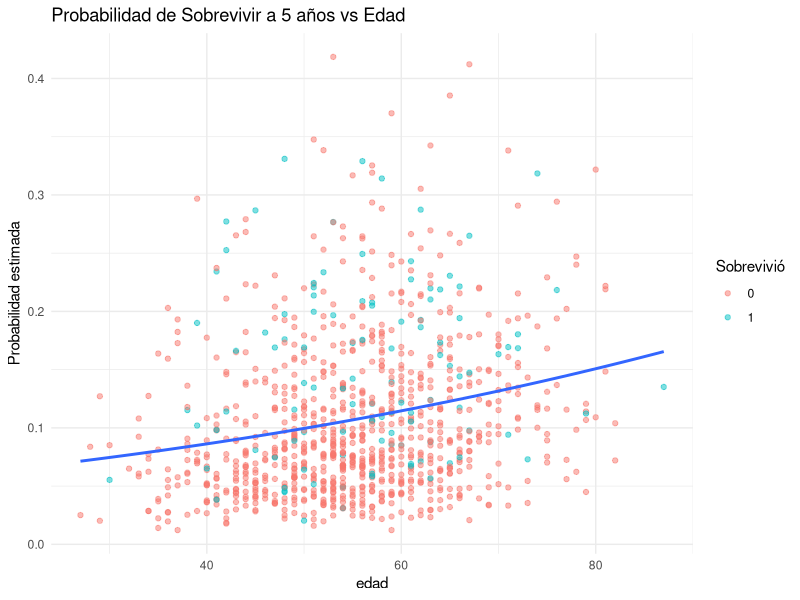
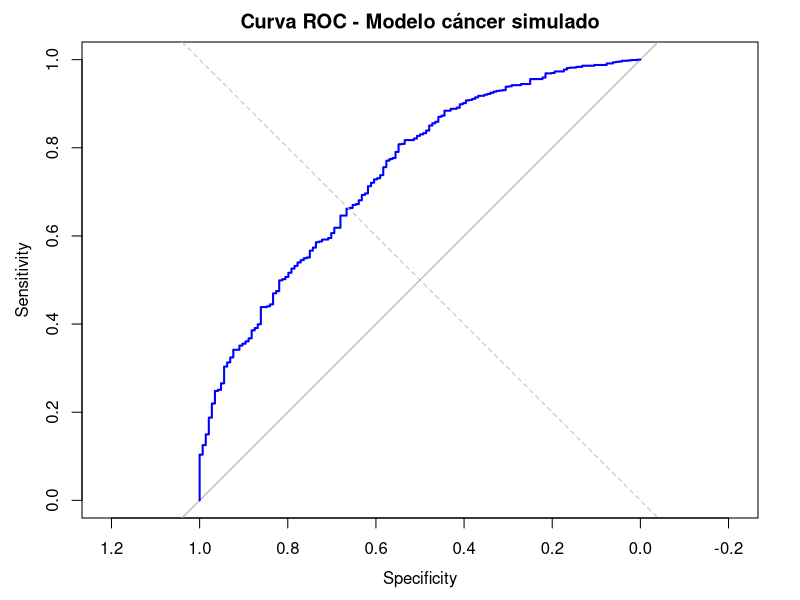
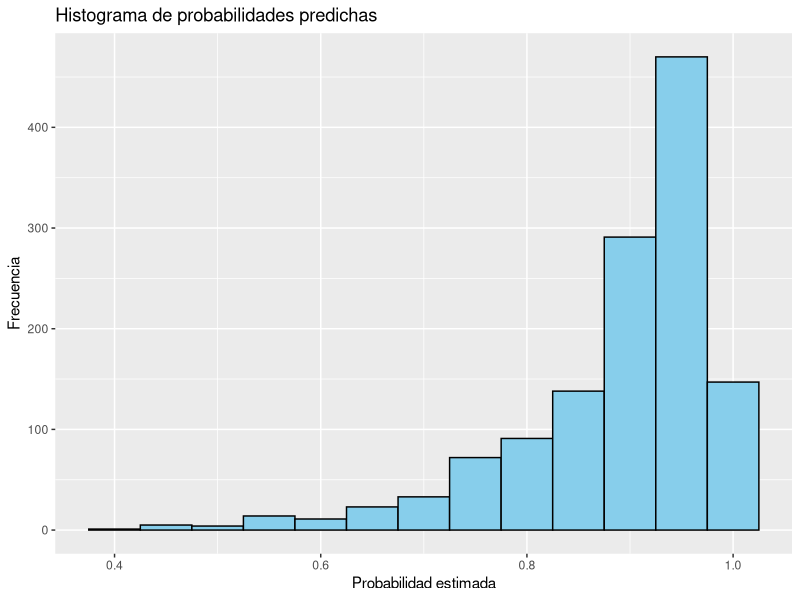
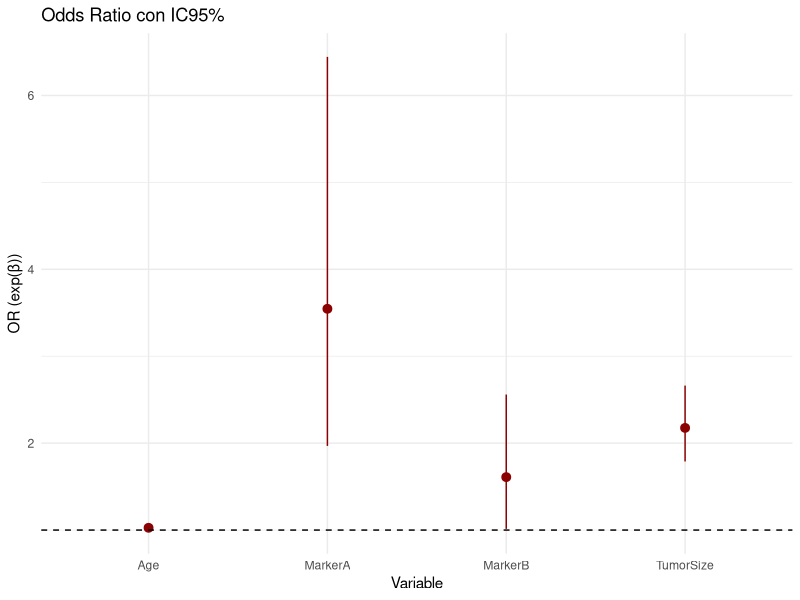
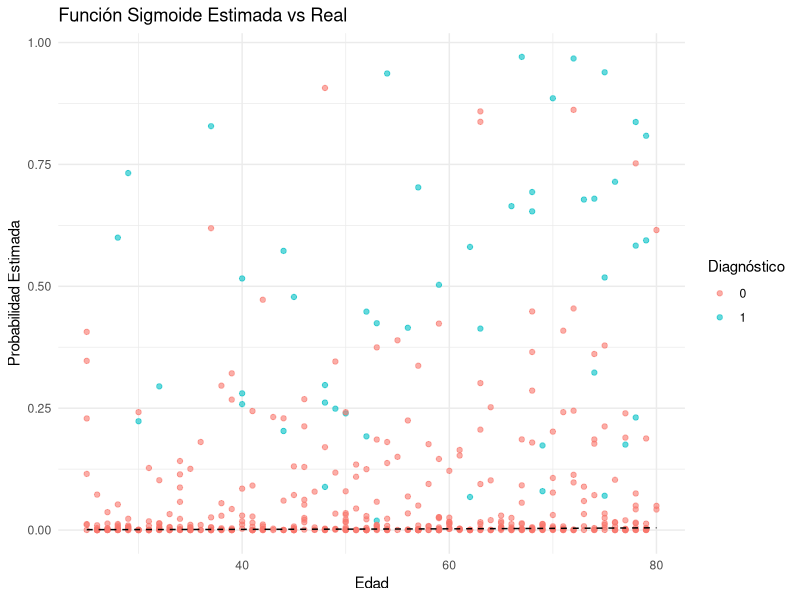
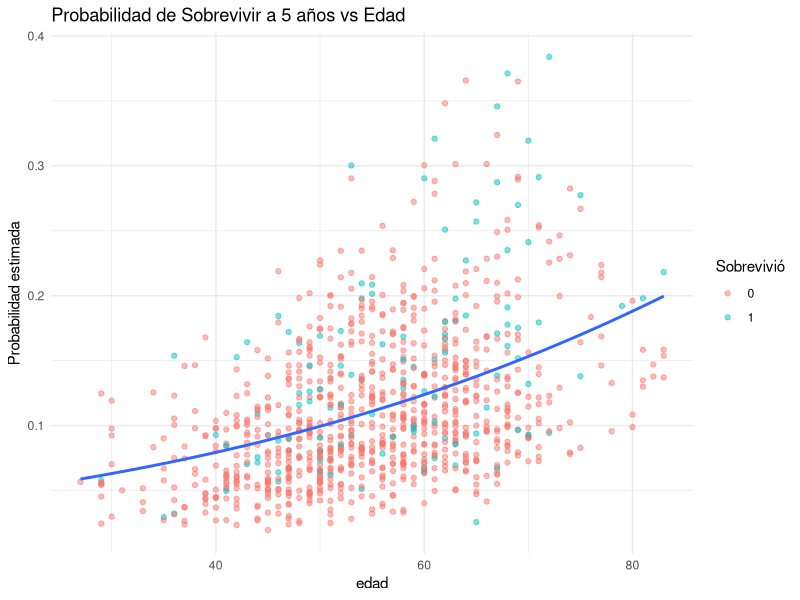

Write R code to recreate these figures, in order. (Note: this script raises an error after producing the figures.)
#---- 0. SEMILLA INICIAL Y LIBRERIAS---- 
set.seed(123)
##---- Librerias ----
library(pROC)
library(ggplot2)
library(broom)
# ---- 1. Simulación de datos de cáncer de mama ----
n_1 <- 1000
edad_cancer_1 <- round(rnorm(n_1, mean = 55, sd = 10))
tamano_tumor_1 <- round(rnorm(n_1, mean = 30, sd = 10), 1)
progesterona_1 <- round(rnorm(n_1, mean = 15, sd = 5), 1)
log_odds_cancer_1 <- -4 + 0.03 * edad_cancer_1 + 
  0.05 * tamano_tumor_1 - 0.1 * progesterona_1
prob_sobrevida_1 <- 1 / (1 + exp(-log_odds_cancer_1))
sobrevivio_1 <- rbinom(n_1, 1, prob_sobrevida_1)
datos_cancer_1 <- data.frame(
  edad = edad_cancer_1,
  tamano_tumor = tamano_tumor_1,
  progesterona = progesterona_1,
  sobrevivio = sobrevivio_1)
## ---- Ajuste del modelo logístico ----
modelo_cancer_1 <- glm(sobrevivio ~ edad + tamano_tumor + progesterona, 
                     data = datos_cancer_1, family = binomial)
summary(modelo_cancer_1)
## ---- Evaluación: odds ratio e IC 95% ----
exp(cbind(OR = coef(modelo_cancer_1), confint(modelo_cancer_1)))
## ---- Gráfico de la sigmoide para cáncer (vs. edad) ----
datos_cancer_1$prob <- predict(modelo_cancer_1, type = "response")
ggplot(datos_cancer_1, aes(x = edad, y = prob)) +
  geom_point(aes(color = factor(sobrevivio)), alpha = 0.5) +
  stat_smooth(method = "glm", method.args = list(family = "binomial"), se = FALSE) +
  labs(title = "Probabilidad de Sobrevivir a 5 años vs Edad",
       y = "Probabilidad estimada", color = "Sobrevivió") +
  theme_minimal()
#---- 2. Segundo ejemplo de simulacion ----
##---- Simulación de datos (igual que antes) ----
n_2 <- 1300
age_2 <- round(runif(n_2, 20, 80))
tumor_size_2 <- round(rnorm(n_2, 2.5, 1), 1)
marker_A_2 <- round(rnorm(n_2, 1.0, 0.3), 1)
marker_B_2 <- round(rnorm(n_2, 1.2, 0.4), 1)
log_odds_2 <- -3.126 + 0.032 * age_2 + 0.732 * tumor_size_2 +
  1.348 * marker_A_2 + 0.898 * marker_B_2
prob_2 <- 1 / (1 + exp(-log_odds_2))
cancer_type_2 <- rbinom(n_2, 1, prob_2)
df_2 <- data.frame(Age = age_2, TumorSize = tumor_size_2,
                 MarkerA = marker_A_2, MarkerB = marker_B_2,
                 CancerType = cancer_type_2)
##---- Modelo ----
modelo_2 <- glm(CancerType ~ Age + TumorSize + MarkerA + MarkerB, 
                data = df_2, family = binomial)
##---- Gráfico 1: Curva ROC ---- 
prob_pred_2 <- predict(modelo_2, type = "response")
roc_obj_2 <- roc(df_2$CancerType, prob_pred_2)
plot(roc_obj_2, col = "blue", lwd = 2, 
     main = "Curva ROC - Modelo cáncer simulado")
abline(a = 0, b = 1, col = "gray", lty = 2)
##---- Gráfico 2: Histograma de probabilidades predichas ----
ggplot(data.frame(prob = prob_pred_2), aes(x = prob)) +
  geom_histogram(binwidth = 0.05, fill = "skyblue", color = "black") +
  labs(title = "Histograma de probabilidades predichas", x = "Probabilidad estimada", y = "Frecuencia")
##---- Gráfico 3: Efectos de los coeficientes con IC95% ----
coef_data_2 <- tidy(modelo_2, conf.int = TRUE, 
                    conf.level = 0.95, exponentiate = TRUE)
coef_data_2 <- coef_data_2[coef_data_2$term != "(Intercept)", ]
ggplot(coef_data_2, aes(x = term, y = estimate, 
                        ymin = conf.low, ymax = conf.high)) +
  geom_pointrange(color = "darkred") +
  geom_hline(yintercept = 1, linetype = "dashed") +
  labs(title = "Odds Ratio con IC95%", x = "Variable", y = "OR (exp(β))") +
  theme_minimal()
#---- 3. NUEVO EJERCICIO DE SIMULACION ----
##---- INICIALIZACION DE VARIABLES ----
n_3 <- 500
edad_3 <- round(runif(n_3, 25, 80))
tamano_tumor_3 <- round(runif(n_3, 5, 50))
progesterona_3 <- round(runif(n_3, 1, 100))
HER2_3 <- rbinom(n_3, 1, 0.25)
RE_3 <- rbinom(n_3, 1, 0.6)
RP_3 <- rbinom(n_3, 1, 0.55)
densidad_mamaria_3 <- sample(1:4, n_3, replace = TRUE)
##---- Coeficientes simulados----
log_odds_3 <- -4 + 0.03 * edad_3 + 0.05 * tamano_tumor_3 -
  0.1 * progesterona_3 +
  0.8 * HER2_3 + 0.6 * RE_3 + 0.5 * RP_3 +
  0.3 * densidad_mamaria_3
##---- Probabilidad y diagnóstico ----
prob_3 <- 1 / (1 + exp(-log_odds_3))
diagnostico_3 <- rbinom(n_3, 1, prob_3)
##---- Base de datos ----
datos_3 <- data.frame(edad_3, tamano_tumor_3, progesterona_3,
                    HER2_3, RE_3, RP_3, densidad_mamaria_3, 
                    diagnostico_3)
##----Modelo de regresión logística (MLE) ----
modelo_3 <- glm(diagnostico_3 ~ ., data = datos_3, family = binomial)
summary(modelo_3)
##---- Comparar coeficientes verdaderos vs estimados----
coef_verdaderos_3 <- c(-4, 0.03, 0.05, -0.1, 0.8, 0.6, 0.5, 0.3)
names(coef_verdaderos_3) <- names(coef(modelo_3))
comparacion_3 <- data.frame(
  Coef_Verdadero_3 = coef_verdaderos_3,
  Coef_Estimado_3 = coef(modelo_3)
)
print(comparacion_3)
##---- Visualizar con función sigmoide ----
datos_3$probabilidad_estimada <- predict(modelo_3, type = "response")
ggplot(datos_3, aes(x = edad_3, y = probabilidad_estimada, 
                  color = factor(diagnostico_3))) +
  geom_point(alpha = 0.6) +
  stat_function(fun = function(x) 1 / (1 + exp(-(-4 + 0.03 * x + 0.05 * 25 - 0.1 * 50))),
                color = "black", linetype = "dashed") +
  labs(title = "Función Sigmoide Estimada vs Real",
       x = "Edad", y = "Probabilidad Estimada",
       color = "Diagnóstico") +
  theme_minimal()
write.csv(datos_3, "datos_cancer_simulados3.csv", row.names = FALSE)
View(datos_3)
head(datos_3)
#---- 4. Simulación y Análisis de Regresión Logística ----
##---- Simulación de datos de cáncer de mama ----
n_4 <- 1000
edad_cancer_4 <- round(rnorm(n_4, mean = 55, sd = 10))
tamano_tumor_4 <- round(rnorm(n_4, mean = 30, sd = 10), 1)
progesterona_4 <- round(rnorm(n_4, mean = 15, sd = 5), 1)
log_odds_cancer_4 <- -4 + 0.03 * edad_cancer_4 +
  0.05 * tamano_tumor_4 - 0.1 * progesterona_4
prob_sobrevida_4 <- 1 / (1 + exp(-log_odds_cancer_4))
sobrevivio_4 <- rbinom(n_4, 1, prob_sobrevida_4)
datos_cancer_4 <- data.frame(
  edad = edad_cancer_4,
  tamano_tumor = tamano_tumor_4,
  progesterona = progesterona_4,
  sobrevivio = sobrevivio_4)
##---- Ajuste del modelo logístico ----
modelo_cancer_4 <- glm(sobrevivio ~ edad + tamano_tumor +
                         progesterona, 
                     data = datos_cancer_4, family = binomial)
summary(modelo_cancer_4)
## ---- Evaluación: odds ratio e IC 95% ----
exp(cbind(OR = coef(modelo_cancer_4), confint(modelo_cancer_4)))
## ---- Gráfico de la sigmoide para cáncer (vs. edad) ----
datos_cancer_4$prob <- predict(modelo_cancer_4, type = "response")
ggplot(datos_cancer_4, aes(x = edad, y = prob)) +
  geom_point(aes(color = factor(sobrevivio)), alpha = 0.5) +
  stat_smooth(method = "glm", method.args = list(family = "binomial"), se = FALSE) +
  labs(title = "Probabilidad de Sobrevivir a 5 años vs Edad",
       y = "Probabilidad estimada", color = "Sobrevivió") +
  theme_minimal()
#---- 5. Simulación de datos: Cáncer ----
n_5 <- 200
edad_cancer_5 <- rnorm(n_5, mean = 55, sd = 10)
gen_cancer_5 <- rbinom(n_5, 1, prob = 0.4)
x_cancer_5 <- cbind(1, edad_cancer_5, gen_cancer_5)
beta_cancer_5 <- c(-5, 0.08, 1.2)
logit_cancer_5 <- x_cancer_5 %*% beta_cancer_5
p_cancer_5 <- 1 / (1 + exp(-logit_cancer_5))
y_cancer_5 <- rbinom(n_5, 1, p_cancer_5)
#---- 6. DATOS DE ENFERMEDADES DEL CORAZON ----
n_6 <- 500
edad_6 <- round(runif(n_6, 35, 80))                      # Edad entre 35 y 80
psistolica_6 <- round(rnorm(n_6, 130, 20))               # Presión sistólica
colesterol_6 <- round(rnorm(n_6, 200, 40))               # Colesterol total
diabetes_6 <- rbinom(n_6, 1, 0.2)                        # Presencia de diabetes (20%)
obesidad_6 <- rbinom(n_6, 1, 0.3)                        # Obesidad (30%)
tabaco_6 <- rbinom(n_6, 1, 0.25)                         # Fumador (25%)
##---- 2.2 INICIALIZACION DE PARAMETROS DEL MODELO ----
beta_0 <- -6;      beta_edad <- 0.04; beta_psis <- 0.02; 
beta_col <- 0.01;  beta_diab <- 0.7;  beta_obes <- 0.5; beta_taba <- 0.6;
###---- 2.2.1 MODELO LOGIT----
log_odds_6 <- beta_0 + beta_edad * edad_6 + beta_psis * psistolica_6 + 
  beta_col * colesterol_6 + beta_diab * diabetes_6 + 
  beta_obes * obesidad_6 + beta_taba * tabaco_6
prob_chd_6 <- 1 / (1 + exp(-log_odds_6))
CHD_6 <- rbinom(n_6, 1, prob_chd_6)
###---- 2.2.2 CREACION DATA FRAME ----
datos_chd_6 <- data.frame(
  edad_6, psistolica_6, colesterol_6, diabetes_6, 
  obesidad_6, tabaco_6, CHD_6)
View(datos_chd_6)
head(datos_chd)
###---- 2.2.3 CREACION DE ARCHIVO .csv ---- 
write.csv(datos_chd, "datos_simulados_CHD.csv", row.names = FALSE)



# Simulación de datos para enfermedad cardíaca (CHD)
set.seed(123)
n <- 200
AGE <- rnorm(n, mean = 55, sd = 10)
CHOL <- rnorm(n, mean = 220, sd = 30)
SMOKING <- rbinom(n, 1, prob = 0.4)

# Simulación del resultado binario CHD
lin_pred <- -6 + 0.05 * AGE + 0.03 * CHOL + 1.5 * SMOKING
prob_CHD <- 1 / (1 + exp(-lin_pred))
CHD <- rbinom(n, 1, prob_CHD)

data_chd <- data.frame(AGE, CHOL, SMOKING, CHD)

# Ajuste del modelo logístico
modelo_chd <- glm(CHD ~ AGE + CHOL + SMOKING, data = data_chd, family = binomial)

# Predicción del valor lineal y la probabilidad
xbeta <- predict(modelo_chd, type = "link")
probabilidades <- predict(modelo_chd, type = "response")

# Gráfica de la sigmoide con clasificación de puntos
x_vals <- seq(min(xbeta) - 1, max(xbeta) + 1, length.out = 500)
y_vals <- 1 / (1 + exp(-x_vals))

# Plot
plot(x_vals, y_vals, type = "l", lwd = 2, col = "blue",
     xlab = expression(X*beta), ylab = "Probabilidad", main = "Curva sigmoide con clasificación")
abline(h = 0.5, lty = 2, col = "red")
abline(v = 0, lty = 2, col = "gray")

# Puntos observados
points(xbeta[data_chd$CHD == 0], data_chd$CHD[data_chd$CHD == 0], col = "darkred", pch = 4)
points(xbeta[data_chd$CHD == 1], data_chd$CHD[data_chd$CHD == 1], col = "darkgreen", pch = 16)

# Leyenda
legend("bottomright", legend = c("Sigmoide", "CHD = 0", "CHD = 1"),
       col = c("blue", "darkred", "darkgreen"), pch = c(NA, 4, 16), lty = c(1, NA, NA), lwd = c(2, NA, NA))


# --------------------------------------------------
# Métricas de evaluación del modelo
# --------------------------------------------------

# Convertir probabilidades a clases usando un umbral de 0.5
pred_clase <- ifelse(probabilidades >= 0.5, 1, 0)

# Matriz de confusión
conf_matrix <- table(Predicho = pred_clase, Real = datos$CHD)
print("Matriz de confusión:")
print(conf_matrix)

# Cálculo de sensibilidad, especificidad, precisión y exactitud
TP <- conf_matrix[2, 2]
TN <- conf_matrix[1, 1]
FP <- conf_matrix[2, 1]
FN <- conf_matrix[1, 2]

sensibilidad <- TP / (TP + FN)
especificidad <- TN / (TN + FP)
precision <- TP / (TP + FP)
exactitud <- (TP + TN) / sum(conf_matrix)

cat("\nSensibilidad:", sensibilidad, 
    "\nEspecificidad:", especificidad, 
    "\nPrecisión:", precision,
    "\nExactitud:", exactitud, "\n")



# ========================================
# Simulación de datos para regresión logística
# Incluye datos de cáncer y enfermedad cardíaca
# Cálculo del MLE y gráfica de la sigmoide
# ========================================

# Librerías necesarias
library(ggplot2)
library(dplyr)

# ---------------------------
# Simulación de datos - Cáncer
# ---------------------------
set.seed(123)
n <- 100
edad_cancer <- runif(n, 30, 80)
b0_cancer <- -6
b1_cancer <- 0.1
log_odds_cancer <- b0_cancer + b1_cancer * edad_cancer
prob_cancer <- 1 / (1 + exp(-log_odds_cancer))
diagnostico_cancer <- rbinom(n, 1, prob_cancer)

datos_cancer <- data.frame(
  Edad = edad_cancer,
  Diagnostico = diagnostico_cancer
)

# ---------------------------
# Simulación de datos - Enfermedad Coronaria
# ---------------------------
edad_chd <- runif(n, 30, 80)
b0_chd <- -8
b1_chd <- 0.12
log_odds_chd <- b0_chd + b1_chd * edad_chd
prob_chd <- 1 / (1 + exp(-log_odds_chd))
diagnostico_chd <- rbinom(n, 1, prob_chd)

datos_chd <- data.frame(
  Edad = edad_chd,
  Diagnostico = diagnostico_chd
)

# ---------------------------
# Ajuste del modelo y estimación MLE
# ---------------------------
modelo_cancer <- glm(Diagnostico ~ Edad, family = binomial, data = datos_cancer)
modelo_chd <- glm(Diagnostico ~ Edad, family = binomial, data = datos_chd)

summary(modelo_cancer)
summary(modelo_chd)

# ---------------------------
# Gráfica de la curva sigmoide para CHD
# ---------------------------
edad_seq <- seq(30, 80, length.out = 300)
b0 <- coef(modelo_chd)[1]
b1 <- coef(modelo_chd)[2]
prob_pred <- 1 / (1 + exp(-(b0 + b1 * edad_seq)))

datos_sigmoide <- data.frame(Edad = edad_seq, Probabilidad = prob_pred)

ggplot() +
  geom_point(data = datos_chd, aes(x = Edad, y = Diagnostico), alpha = 0.5) +
  geom_line(data = datos_sigmoide, aes(x = Edad, y = Probabilidad), color = "blue", size = 1.2) +
  labs(title = "Curva Sigmoide - Probabilidad de Enfermedad Coronaria",
       x = "Edad",
       y = "Probabilidad estimada") +
  theme_minimal()

# Simulación y ajuste de modelo logístico para cáncer de mama

# 1. Simular datos
set.seed(123)
n <- 500
edad <- rnorm(n, mean = 55, sd = 10)
tamano_tumor <- rnorm(n, mean = 2.5, sd = 1)
progesterona <- rnorm(n, mean = 15, sd = 5)
HER2 <- rbinom(n, 1, 0.3)
RE <- rbinom(n, 1, 0.6)
RP <- rbinom(n, 1, 0.5)
densidad_mamaria <- rnorm(n, mean = 0.6, sd = 0.2)

# Log-odds simulados con coeficientes reales
log_odds <- -4 + 0.03 * edad + 0.05 * tamano_tumor - 0.1 * progesterona +
  0.8 * HER2 + 0.6 * RE + 0.5 * RP + 0.3 * densidad_mamaria
probabilidad <- 1 / (1 + exp(-log_odds))
cancer <- rbinom(n, 1, probabilidad)

# Construir el data frame
datos <- data.frame(
  edad, tamano_tumor, progesterona, HER2, RE, RP,
  densidad_mamaria, cancer = factor(cancer)
)

# 2. Ajustar modelo logístico con glm()
modelo <- glm(cancer ~ edad + tamano_tumor + progesterona + HER2 + RE + RP + densidad_mamaria,
              data = datos, family = binomial())

# 3. Comparación de coeficientes
coef_verdaderos <- c("(Intercept)" = -4, "edad" = 0.03, "tamano_tumor" = 0.05,
                     "progesterona" = -0.1, "HER2" = 0.8, "RE" = 0.6,
                     "RP" = 0.5, "densidad_mamaria" = 0.3)

coef_estimados <- coef(modelo)
comparacion <- data.frame(
  Coeficiente = names(coef_verdaderos),
  Verdadero = coef_verdaderos,
  Estimado = round(coef_estimados[names(coef_verdaderos)], 4),
  Diferencia = round(coef_estimados[names(coef_verdaderos)] - coef_verdaderos, 4)
)

print(comparacion)

# 4. Visualizar sigmoide
library(ggplot2)

datos$prob_predicha <- predict(modelo, type = "response")

ggplot(datos, aes(x = edad, y = prob_predicha, color = cancer)) +
  geom_point(alpha = 0.6) +
  stat_smooth(method = "glm", method.args = list(family = "binomial"),
              se = FALSE, color = "black") +
  labs(title = "Probabilidad predicha vs edad",
       y = "Probabilidad predicha", x = "Edad")


# Simulación y ajuste de modelo logístico para cáncer de mama

# 1. Simular datos
set.seed(123)
n <- 500
edad <- rnorm(n, mean = 55, sd = 10)
tamano_tumor <- rnorm(n, mean = 2.5, sd = 1)
progesterona <- rnorm(n, mean = 15, sd = 5)
HER2 <- rbinom(n, 1, 0.3)
RE <- rbinom(n, 1, 0.6)
RP <- rbinom(n, 1, 0.5)
densidad_mamaria <- rnorm(n, mean = 0.6, sd = 0.2)

# Log-odds simulados con coeficientes reales
log_odds <- -4 + 0.03 * edad + 0.05 * tamano_tumor - 0.1 * progesterona +
  0.8 * HER2 + 0.6 * RE + 0.5 * RP + 0.3 * densidad_mamaria
probabilidad <- 1 / (1 + exp(-log_odds))
cancer <- rbinom(n, 1, probabilidad)

# Construir el data frame
datos <- data.frame(
  edad, tamano_tumor, progesterona, HER2, RE, RP,
  densidad_mamaria, cancer = factor(cancer)
)

# 2. Ajustar modelo logístico con glm()
modelo <- glm(cancer ~ edad + tamano_tumor + progesterona + HER2 + RE + RP + densidad_mamaria,
              data = datos, family = binomial())

# 3. Comparación de coeficientes
coef_verdaderos <- c("(Intercept)" = -4, "edad" = 0.03, "tamano_tumor" = 0.05,
                     "progesterona" = -0.1, "HER2" = 0.8, "RE" = 0.6,
                     "RP" = 0.5, "densidad_mamaria" = 0.3)

coef_estimados <- coef(modelo)
comparacion <- data.frame(
  Coeficiente = names(coef_verdaderos),
  Verdadero = coef_verdaderos,
  Estimado = round(coef_estimados[names(coef_verdaderos)], 4),
  Diferencia = round(coef_estimados[names(coef_verdaderos)] - coef_verdaderos, 4)
)

print(comparacion)

# 4. Visualizar sigmoide
library(ggplot2)

datos$prob_predicha <- predict(modelo, type = "response")

ggplot(datos, aes(x = edad, y = prob_predicha, color = cancer)) +
  geom_point(alpha = 0.6) +
  stat_smooth(method = "glm", method.args = list(family = "binomial"),
              se = FALSE, color = "black") +
  labs(title = "Probabilidad predicha vs edad",
       y = "Probabilidad predicha", x = "Edad")


# Simulación de datos para enfermedad coronaria (CHD)

set.seed(123)
n <- 200

# Simulación de variables
edad <- rnorm(n, mean = 55, sd = 10)
colesterol <- rnorm(n, mean = 220, sd = 30)
presion_sistolica <- rnorm(n, mean = 130, sd = 15)
fumar <- rbinom(n, 1, prob = 0.3)
diabetes <- rbinom(n, 1, prob = 0.2)

# Simular log-odds con coeficientes establecidos manualmente
log_odds <- -5 + 0.04 * edad + 0.03 * colesterol + 0.05 * presion_sistolica + 0.8 * fumar + 1.2 * diabetes
probabilidades <- 1 / (1 + exp(-log_odds))
CHD <- rbinom(n, 1, prob = probabilidades)

# Data frame
datos_chd <- data.frame(
  edad, colesterol, presion_sistolica, fumar, diabetes, CHD
)

# Ajuste con glm
modelo_glm <- glm(CHD ~ edad + colesterol + presion_sistolica + fumar + diabetes, 
                  data = datos_chd, family = binomial)

summary(modelo_glm)

# Comparar coeficientes reales y estimados
coef_simulados <- c("(Intercept)" = -5, edad = 0.04, colesterol = 0.03, presion_sistolica = 0.05,
                    fumar = 0.8, diabetes = 1.2)
coef_estimados <- coef(modelo_glm)

comparacion <- data.frame(Simulado = coef_simulados[names(coef_estimados)],
                          Estimado = round(coef_estimados, 3))
print(comparacion)

# Visualizar la sigmoide respecto a la edad
library(ggplot2)
edad_seq <- seq(min(edad), max(edad), length.out = 100)
pred_data <- data.frame(
  edad = edad_seq,
  colesterol = mean(colesterol),
  presion_sistolica = mean(presion_sistolica),
  fumar = 0,
  diabetes = 0
)
pred_data$prob <- predict(modelo_glm, newdata = pred_data, type = "response")

ggplot(datos_chd, aes(x = edad, y = CHD)) +
  geom_jitter(width = 0.5, height = 0.05, alpha = 0.4) +
  geom_line(data = pred_data, aes(x = edad, y = prob), color = "blue", size = 1) +
  labs(title = "Curva Sigmoide: Probabilidad de CHD vs Edad", y = "Probabilidad estimada", x = "Edad")


# Simulación de datos para enfermedad coronaria (CHD)

set.seed(123)
n <- 200

# Simulación de variables
edad <- rnorm(n, mean = 55, sd = 10)
colesterol <- rnorm(n, mean = 220, sd = 30)
presion_sistolica <- rnorm(n, mean = 130, sd = 15)
fumar <- rbinom(n, 1, prob = 0.3)
diabetes <- rbinom(n, 1, prob = 0.2)

# Simular log-odds con coeficientes establecidos manualmente
log_odds <- -5 + 0.04 * edad + 0.03 * colesterol + 0.05 * presion_sistolica + 0.8 * fumar + 1.2 * diabetes
probabilidades <- 1 / (1 + exp(-log_odds))
CHD <- rbinom(n, 1, prob = probabilidades)

# Data frame
datos_chd <- data.frame(
  edad, colesterol, presion_sistolica, fumar, diabetes, CHD
)

# Ajuste con glm
modelo_glm <- glm(CHD ~ edad + colesterol + presion_sistolica + fumar + diabetes, 
                  data = datos_chd, family = binomial)

summary(modelo_glm)

# Comparar coeficientes reales y estimados
coef_simulados <- c("(Intercept)" = -5, edad = 0.04, colesterol = 0.03, presion_sistolica = 0.05,
                    fumar = 0.8, diabetes = 1.2)
coef_estimados <- coef(modelo_glm)

comparacion <- data.frame(Simulado = coef_simulados[names(coef_estimados)],
                          Estimado = round(coef_estimados, 3))
print(comparacion)

# Visualizar la sigmoide respecto a la edad
library(ggplot2)
edad_seq <- seq(min(edad), max(edad), length.out = 100)
pred_data <- data.frame(
  edad = edad_seq,
  colesterol = mean(colesterol),
  presion_sistolica = mean(presion_sistolica),
  fumar = 0,
  diabetes = 0
)
pred_data$prob <- predict(modelo_glm, newdata = pred_data, type = "response")

ggplot(datos_chd, aes(x = edad, y = CHD)) +
  geom_jitter(width = 0.5, height = 0.05, alpha = 0.4) +
  geom_line(data = pred_data, aes(x = edad, y = prob), color = "blue", size = 1) +
  labs(title = "Curva Sigmoide: Probabilidad de CHD vs Edad", y = "Probabilidad estimada", x = "Edad")



# Simulación de datos de cáncer de mama
set.seed(123)
n <- 200
edad <- round(runif(n, 30, 80))
tamano_tumor <- round(rnorm(n, mean = 25, sd = 10), 1)
progesterona <- round(rnorm(n, mean = 15, sd = 5), 1)

# Coeficientes simulados para cáncer
log_odds <- -4 + 0.03 * edad + 0.05 * tamano_tumor - 0.1 * progesterona
probabilidad_cancer <- 1 / (1 + exp(-log_odds))
cancer <- rbinom(n, 1, probabilidad_cancer)

datos_cancer <- data.frame(edad, tamano_tumor, progesterona, cancer)

# Ajuste de modelo con glm
modelo_cancer <- glm(cancer ~ edad + tamano_tumor + progesterona, family = binomial, data = datos_cancer)
summary(modelo_cancer)

# Gráfico para visualización
library(ggplot2)
ggplot(datos_cancer, aes(x = edad, y = probabilidad_cancer, color = factor(cancer))) +
  geom_point(alpha = 0.6) +
  stat_function(fun = function(x) 1 / (1 + exp(-(coef(modelo_cancer)[1] + coef(modelo_cancer)[2]*x +
                                                   coef(modelo_cancer)[3]*mean(tamano_tumor) +
                                                   coef(modelo_cancer)[4]*mean(progesterona)))), 
                color = "black", linetype = "dashed") +
  labs(title = "Regresión logística: Cáncer de mama", y = "Probabilidad estimada", color = "Diagnóstico")

# Simulación de datos para enfermedad cardíaca
set.seed(456)
n <- 200
edad_chd <- round(runif(n, 30, 80))
colesterol <- round(rnorm(n, mean = 200, sd = 30), 1)

# Coeficientes simulados para CHD
log_odds_chd <- -6 + 0.04 * edad_chd + 0.02 * colesterol
probabilidad_chd <- 1 / (1 + exp(-log_odds_chd))
chd <- rbinom(n, 1, probabilidad_chd)

datos_chd <- data.frame(edad = edad_chd, colesterol, chd)

# Ajuste de modelo con glm
modelo_chd <- glm(chd ~ edad + colesterol, family = binomial, data = datos_chd)
summary(modelo_chd)

# Gráfico para visualización
ggplot(datos_chd, aes(x = edad, y = probabilidad_chd, color = factor(chd))) +
  geom_point(alpha = 0.6) +
  stat_function(fun = function(x) 1 / (1 + exp(-(coef(modelo_chd)[1] + coef(modelo_chd)[2]*x +
                                                   coef(modelo_chd)[3]*mean(colesterol)))), 
                color = "black", linetype = "dashed") +
  labs(title = "Regresión logística: Enfermedad cardíaca", y = "Probabilidad estimada", color = "Diagnóstico")



# ============================================
# Script para calcular métricas de clasificación
# ============================================

# Cargar datos simulados (asegúrate de tener el archivo correcto)
datos <- read.csv("datos_simulados_cancer.csv")  # Modifica si usas otro dataset

# Ajustar un modelo de regresión logística
modelo <- glm(Enfermo ~ ., data = datos, family = binomial)

# Obtener probabilidades predichas
probabilidades <- predict(modelo, type = "response")

# Convertir probabilidades en clases binarias usando umbral 0.5
pred <- ifelse(probabilidades > 0.5, 1, 0)

# Real (etiquetas verdaderas)
real <- datos$Enfermo

# Generar matriz de confusión
confusion <- table(Predicho = pred, Real = real)
print("Matriz de Confusión:")
print(confusion)

# Extraer valores
TP <- confusion["1", "1"]
FP <- confusion["1", "0"]
FN <- confusion["0", "1"]
TN <- confusion["0", "0"]

# Calcular métricas
recall <- TP / (TP + FN)
precision <- TP / (TP + FP)
specificity <- TN / (TN + FP)

# Imprimir resultados
cat("Recall (Sensibilidad):", recall, "\n")
cat("Precisión:", precision, "\n")
cat("Especificidad:", specificity, "\n")



# Paquetes necesarios
library(pROC)

# Cargar datos simulados
set.seed(123)
n <- 200
edad <- rnorm(n, mean = 50, sd = 10)
grupo <- as.factor(sample(1:4, n, replace = TRUE))
chd <- rbinom(n, 1, prob = 1 / (1 + exp(-(0.05 * edad - 0.5 * as.numeric(grupo)))))

data <- data.frame(edad, grupo, chd)

# Ajustar modelo de regresión logística
modelo <- glm(chd ~ edad + grupo, data = data, family = binomial)

# Predicción de probabilidades
probabilidades <- predict(modelo, type = "response")

# Umbral para clasificación
umbral <- 0.5
predicciones <- ifelse(probabilidades > umbral, 1, 0)

# Matriz de confusión
TP <- sum(predicciones == 1 & data$chd == 1)
FP <- sum(predicciones == 1 & data$chd == 0)
FN <- sum(predicciones == 0 & data$chd == 1)
TN <- sum(predicciones == 0 & data$chd == 0)

# Cálculo de métricas
recall <- TP / (TP + FN)
precision <- TP / (TP + FP)
specificity <- TN / (TN + FP)

cat("Recall:", round(recall, 3), "\n")
cat("Precision:", round(precision, 3), "\n")
cat("Specificity:", round(specificity, 3), "\n")

# Calcular y graficar la curva ROC
roc_obj <- roc(data$chd, probabilidades)
plot(roc_obj, col = "blue", main = "Curva ROC")
auc_value <- auc(roc_obj)
cat("AUC:", round(auc_value, 3), "\n")


# ======================================
# VISUALIZACIÓN DE LA CURVA SIGMOIDE
# ======================================

# Suponiendo que ya tienes tu modelo logístico entrenado:
# modelo_chd <- glm(CHD ~ AGE + CHOL + SMOKING, data = data_chd, family = binomial)

# Generamos una secuencia de valores lineales para la combinación Xβ
x_vals <- seq(-10, 10, length.out = 500)
sigmoid <- function(x) 1 / (1 + exp(-x))
y_vals <- sigmoid(x_vals)

# Graficamos la función sigmoide
plot(x_vals, y_vals, type = "l", lwd = 2, col = "blue",
     main = "Función Sigmoide", xlab = expression(X*beta), ylab = "Probabilidad")
abline(h = 0.5, lty = 2, col = "red")
abline(v = 0, lty = 2, col = "gray")

# Leyenda
legend("bottomright", legend = c("Sigmoide", "Umbral = 0.5"), 
       col = c("blue", "red"), lty = c(1, 2), lwd = 2)



# Modelo logístico entrenado (ejemplo con CHD)
modelo_chd <- glm(CHD ~ AGE + CHOL + SMOKING, data = data_chd, family = binomial)

# Calculamos el valor lineal Xβ para cada observación
xbeta <- predict(modelo_chd, type = "link")  # Xβ_i
probabilidades <- predict(modelo_chd, type = "response")  # Sigmoide(Xβ_i)

# Creamos el gráfico base de la función sigmoide
x_vals <- seq(min(xbeta)-1, max(xbeta)+1, length.out = 500)
y_vals <- 1 / (1 + exp(-x_vals))

plot(x_vals, y_vals, type = "l", lwd = 2, col = "blue",
     xlab = expression(X*beta), ylab = "Probabilidad", main = "Curva sigmoide con clasificación")
abline(h = 0.5, lty = 2, col = "red")
abline(v = 0, lty = 2, col = "gray")

# Añadimos los puntos reales clasificados
points(xbeta[data_chd$CHD == 0], data_chd$CHD[data_chd$CHD == 0], col = "darkred", pch = 4)
points(xbeta[data_chd$CHD == 1], data_chd$CHD[data_chd$CHD == 1], col = "darkgreen", pch = 16)

# Leyenda
legend("bottomright", legend = c("Sigmoide", "CHD = 0", "CHD = 1"),
       col = c("blue", "darkred", "darkgreen"), pch = c(NA, 4, 16), lty = c(1, NA, NA), lwd = c(2, NA, NA))


#---- 3. IMPLEMENTACION ----
X <- model.matrix(modelo_cancer); print(X)
y <- datos_cancer$Recidiva; print(y)
beta_hat <- coef(modelo_cancer)
loglik_manual(beta_hat, X, y)  # Debería ser cercano al logLik(modelo)

X <- model.matrix(Recidiva ~ Edad + Tamano_Tumor + 
                    Grado + PR + HER2 + BRCA1 + Ki67 +
                    Hormonoterapia, data = datos_cancer); print(X)
y <- datos_cancer$Recidiva; print(y)
coef_conjugado <- gradiente_conjugado(X, y)
coef_glm <- coef(glm(Recidiva ~ Edad + Tamano_Tumor + Grado + PR + 
                       HER2 + BRCA1 + Ki67 + Hormonoterapia,
                     data = datos_cancer, family = binomial))
round(data.frame(
  Variable = names(coef_glm),
  Coef_GLM = coef_glm,
  Coef_GradConj = coef_conjugado
), 4)


##---- Aplicación a los datos simulados de cáncer ----
datos_cancer$edad
datos_cancer$tamano_tumor
datos_cancer$sobrevivio
X_cancer <- as.matrix(cbind(1, datos_cancer$edad, datos_cancer$tamano_tumor))
y_cancer <- as.matrix(datos_cancer$sobrevivio)
cg_cancer <- conjugate_gradient(X_cancer, y_cancer)
print("Coeficientes estimados (cáncer):")
print(cg_cancer$beta)